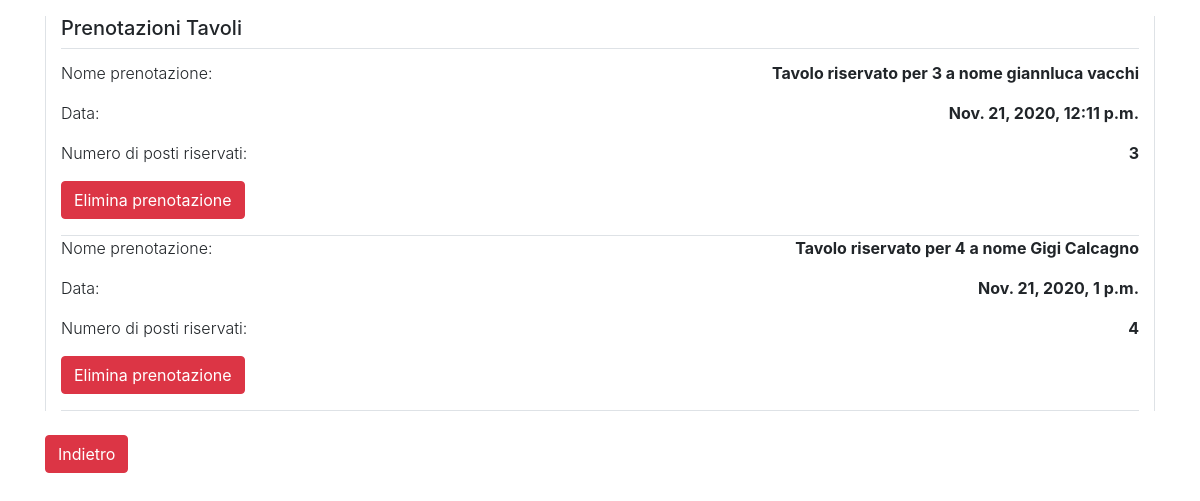
The app's page /users/lista_prenotazioni/ (signed in), older data.
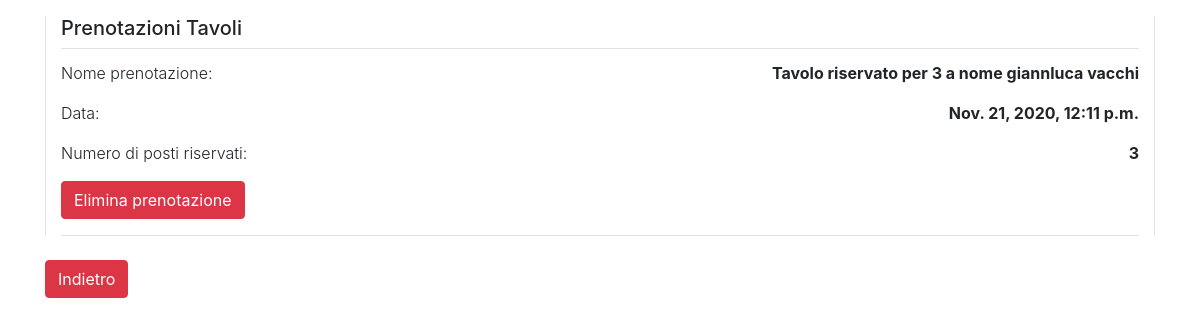
The same page, newer data.
### users/models.py (models this page shows)
class Table(models.Model):
    user = models.ForeignKey(User, on_delete=models.CASCADE, default=None, null=True, related_name="prenotazioni")
    n_people = models.DecimalField(max_digits=2, decimal_places=0)
    reservation_name = models.CharField(max_length=50, default=None)
    reservation_last_name = models.CharField(max_length=50, default=None)
    date = models.DateTimeField(default=None)
    discount = models.PositiveIntegerField(default=0, help_text="Inserire l'ammontare dello sconto percentuale",
                                           validators=[MinValueValidator(1), MaxValueValidator(100)])
    def __str__(self):
        return f'Tavolo riservato per {self.n_people} a nome {self.reservation_name} {self.reservation_last_name}'

### products/views.py (the view)
    def wrapper(*args, **kwargs):
        request = args[0]
        if request is not None:
            user = request.user
            try:
                if user.is_restaurateur:
                    return function(*args, **kwargs)
                else:
                    return render(request, 'users/authentication_error.html', {})
            except AttributeError:
                raise Http404  # per utenti anonimi

### products/views.py (called while the page is built)
def is_restaurateur(function):
    def wrapper(*args, **kwargs):
        request = args[0]
        if request is not None:
            user = request.user
            try:
                if user.is_restaurateur:
                    return function(*args, **kwargs)
                else:
                    return render(request, 'users/authentication_error.html', {})
            except AttributeError:
                raise Http404  # per utenti anonimi
    return wrapper

### users/views.py (called while the page is built)
@is_restaurateur
def restaurateur_view(request):
    tables = Table.objects.filter(date__gt=Date.today())
    today = datetime.today()
    takeaways = TakeAway.objects.filter(date__year=today.year, date__month=today.month, date__day=today.day)
    context = {
        'tables': tables,
        'takeaways': takeaways
    }
    return render(request, 'users/restaurarìteur_view.html', context)

### users/templates/users/restaurarìteur_view.html (shortened to what this page needs)
{% extends 'base.html' %}
{% load crispy_forms_tags %}
{% block content %}
    {% if tables|length != 0 or takeaways|length != 0 %}
        {% if tables|length != 0 %}
      <div class="col border-left border-right">
          <h5 class="card-title pb-2 border-bottom ">Prenotazioni Tavoli</h5>
                {% for prenotazione in tables %}
                    <div class="border-bottom" id="prenotazione{{prenotazione.pk}}">
                     <div class="d-flex justify-content-between ">
                            <p class="font-weight-light">Nome prenotazione: </p>
                            <p class="font-weight-bold">{{ prenotazione }}</p>
                        </div>
                   <div class="d-flex justify-content-between ">
                            <p class="font-weight-light">Data: </p>
                            <p class="font-weight-bold">{{ prenotazione.date}}</p>
                        </div>
                   <div class="d-flex justify-content-between ">
                            <p class="font-weight-light">Numero di posti riservati: </p>
                            <p class="font-weight-bold">{{ prenotazione.n_people}}</p>
                        </div>
                    <button class="mb-3 btn btn-danger " onclick="delete_post({{ prenotazione.pk }})">Elimina prenotazione</button>
                    </div>
                  {% endfor %}
      </div>
            {% endif %}
        {% else %}
        <div class="alert-info" style="text-align: center"><h3>Non ci sono ancora prenotazioni!!</h3></div>
  {% endif %}
     <button type="button" class="btn btn-danger mt-4" onclick="location.href='../../'">Indietro</button>
{% endblock %}

Row changes from the older to the newer data that the page shows:
removed Table: n_people+reservation_name+reservation_last_name "Tavolo riservato per 4 a nome Gigi Calcagno", date "Nov. 21, 2020, 1 p.m.", n_people "4"
